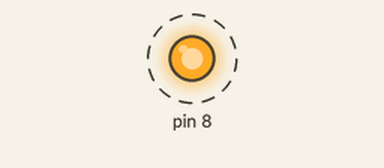
The sketch below on a simulated Arduino Uno, built with avr-gcc and run on an emulated ATmega328P. Parts: output pins drawn as LEDs (lit = HIGH). Dashed ring = blinking.

Above: at 0.2 s.
Timing chart, 0 to 3.0 s (numbered marks = the images above):
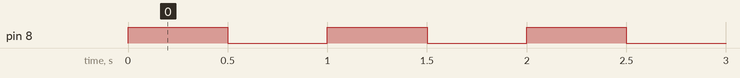

Measured:
- by itself, pin 8: alternates HIGH for 0.50 s and LOW for 0.50 s

The sketch:

relay_test.ino
```cpp
void setup() {
  pinMode(8,OUTPUT);     // 8번 핀을 릴레이모듈 출력핀으로 설정
  digitalWrite(8,LOW);   // 릴레이 모듈을 끈다.
}

void loop() {
  digitalWrite(8,HIGH);    // 릴레이 모듈을 킨다.(ON)
  delay(500);             // 시간지연 0.5초
  digitalWrite(8,LOW);    // 릴레이 모듈을 끈다.(NC)
  delay(500);             // 시간지연 0.5초
}
```
